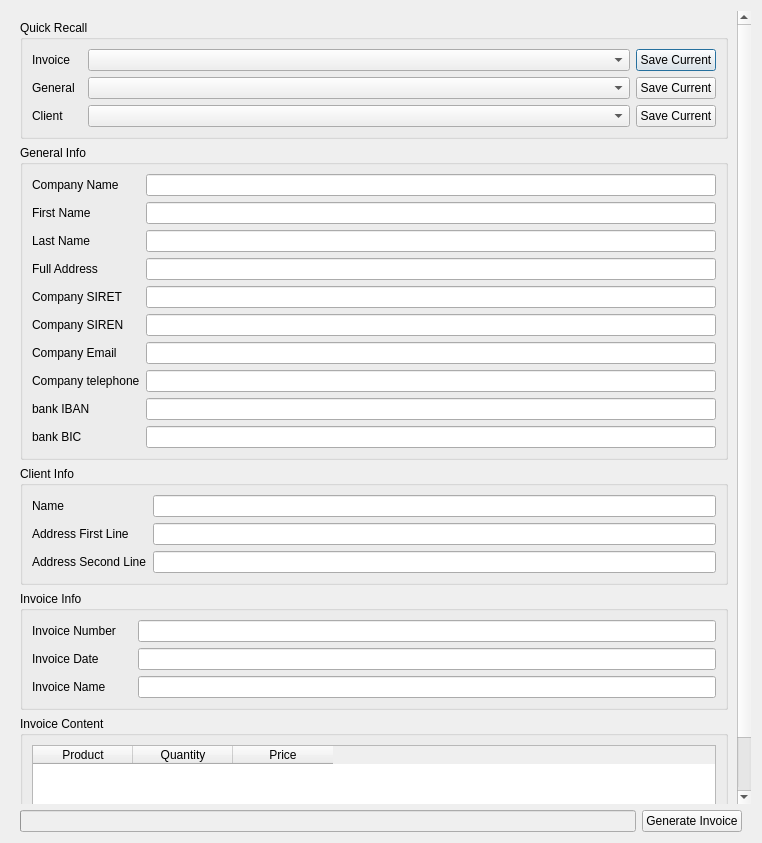
<?xml version="1.0" encoding="UTF-8"?>
<ui version="4.0">
 <class>Dialog</class>
 <widget class="QDialog" name="Dialog">
  <property name="geometry">
   <rect>
    <x>0</x>
    <y>0</y>
    <width>762</width>
    <height>843</height>
   </rect>
  </property>
  <property name="minimumSize">
   <size>
    <width>400</width>
    <height>400</height>
   </size>
  </property>
  <property name="windowTitle">
   <string>Dialog</string>
  </property>
  <layout class="QVBoxLayout" name="verticalLayout_7">
   <item>
    <widget class="QScrollArea" name="scrollArea_main">
     <property name="frameShape">
      <enum>QFrame::NoFrame</enum>
     </property>
     <property name="frameShadow">
      <enum>QFrame::Plain</enum>
     </property>
     <property name="lineWidth">
      <number>0</number>
     </property>
     <property name="widgetResizable">
      <bool>true</bool>
     </property>
     <widget class="QWidget" name="scrollAreaWidgetContents">
      <property name="geometry">
       <rect>
        <x>0</x>
        <y>0</y>
        <width>727</width>
        <height>797</height>
       </rect>
      </property>
      <layout class="QVBoxLayout" name="verticalLayout_4">
       <item>
        <widget class="QGroupBox" name="groupBox_quickRecall">
         <property name="title">
          <string>Quick Recall</string>
         </property>
         <layout class="QVBoxLayout" name="verticalLayout_6">
          <item>
           <layout class="QHBoxLayout" name="horizontalLayout_quickRecallInvoice" stretch="0,1,0">
            <item>
             <widget class="QLabel" name="label_quickRecallInvoice">
              <property name="minimumSize">
               <size>
                <width>50</width>
                <height>0</height>
               </size>
              </property>
              <property name="text">
               <string>Invoice</string>
              </property>
             </widget>
            </item>
            <item>
             <widget class="QComboBox" name="comboBox_quickRecallInvoice"/>
            </item>
            <item>
             <widget class="QPushButton" name="pushButton_saveQuickRecallInvoice">
              <property name="text">
               <string>Save Current</string>
              </property>
             </widget>
            </item>
           </layout>
          </item>
          <item>
           <layout class="QHBoxLayout" name="horizontalLayout_quickRecallGeneral" stretch="0,1,0">
            <item>
             <widget class="QLabel" name="label_quickRecallGeneral">
              <property name="minimumSize">
               <size>
                <width>50</width>
                <height>0</height>
               </size>
              </property>
              <property name="text">
               <string>General</string>
              </property>
             </widget>
            </item>
            <item>
             <widget class="QComboBox" name="comboBox_quickRecallGeneral"/>
            </item>
            <item>
             <widget class="QPushButton" name="pushButton_saveQuickRecallGeneral">
              <property name="text">
               <string>Save Current</string>
              </property>
             </widget>
            </item>
           </layout>
          </item>
          <item>
           <layout class="QHBoxLayout" name="horizontalLayout_quickRecallClient" stretch="0,1,0">
            <item>
             <widget class="QLabel" name="label_quickRecallClient">
              <property name="minimumSize">
               <size>
                <width>50</width>
                <height>0</height>
               </size>
              </property>
              <property name="text">
               <string>Client</string>
              </property>
             </widget>
            </item>
            <item>
             <widget class="QComboBox" name="comboBox_quickRecallClient"/>
            </item>
            <item>
             <widget class="QPushButton" name="pushButton_saveQuickRecallClient">
              <property name="text">
               <string>Save Current</string>
              </property>
             </widget>
            </item>
           </layout>
          </item>
         </layout>
        </widget>
       </item>
       <item>
        <widget class="QGroupBox" name="groupBox_generalInfo">
         <property name="title">
          <string>General Info</string>
         </property>
         <layout class="QVBoxLayout" name="verticalLayout_2">
          <item>
           <layout class="QFormLayout" name="formLayout_generalInfo">
            <property name="fieldGrowthPolicy">
             <enum>QFormLayout::ExpandingFieldsGrow</enum>
            </property>
            <item row="0" column="0">
             <widget class="QLabel" name="label_companyName">
              <property name="text">
               <string>Company Name</string>
              </property>
             </widget>
            </item>
            <item row="1" column="0">
             <widget class="QLabel" name="label_firstName">
              <property name="text">
               <string>First Name</string>
              </property>
             </widget>
            </item>
            <item row="2" column="0">
             <widget class="QLabel" name="label_lastName">
              <property name="text">
               <string>Last Name</string>
              </property>
             </widget>
            </item>
            <item row="0" column="1">
             <widget class="QLineEdit" name="lineEdit_companyName"/>
            </item>
            <item row="1" column="1">
             <widget class="QLineEdit" name="lineEdit_firstName"/>
            </item>
            <item row="2" column="1">
             <widget class="QLineEdit" name="lineEdit_lastName"/>
            </item>
            <item row="3" column="0">
             <widget class="QLabel" name="label_fullAdress">
              <property name="text">
               <string>Full Address</string>
              </property>
             </widget>
            </item>
            <item row="4" column="0">
             <widget class="QLabel" name="label_companySIRET">
              <property name="text">
               <string>Company SIRET</string>
              </property>
             </widget>
            </item>
            <item row="5" column="0">
             <widget class="QLabel" name="label_companySIREN">
              <property name="text">
               <string>Company SIREN</string>
              </property>
             </widget>
            </item>
            <item row="7" column="0">
             <widget class="QLabel" name="label_companyTelephon">
              <property name="minimumSize">
               <size>
                <width>0</width>
                <height>0</height>
               </size>
              </property>
              <property name="text">
               <string>Company telephone</string>
              </property>
             </widget>
            </item>
            <item row="8" column="0">
             <widget class="QLabel" name="label_bankIBAN">
              <property name="text">
               <string>bank IBAN</string>
              </property>
             </widget>
            </item>
            <item row="9" column="0">
             <widget class="QLabel" name="label_bankBIC">
              <property name="minimumSize">
               <size>
                <width>100</width>
                <height>0</height>
               </size>
              </property>
              <property name="text">
               <string>bank BIC</string>
              </property>
             </widget>
            </item>
            <item row="3" column="1">
             <widget class="QLineEdit" name="lineEdit_fullAddress"/>
            </item>
            <item row="4" column="1">
             <widget class="QLineEdit" name="lineEdit_companySIRET"/>
            </item>
            <item row="5" column="1">
             <widget class="QLineEdit" name="lineEdit_companySIREN"/>
            </item>
            <item row="7" column="1">
             <widget class="QLineEdit" name="lineEdit_companyTelephone"/>
            </item>
            <item row="8" column="1">
             <widget class="QLineEdit" name="lineEdit_bankIBAN"/>
            </item>
            <item row="9" column="1">
             <widget class="QLineEdit" name="lineEdit_bankBIC"/>
            </item>
            <item row="6" column="0">
             <widget class="QLabel" name="label_companyEmail">
              <property name="text">
               <string>Company Email</string>
              </property>
             </widget>
            </item>
            <item row="6" column="1">
             <widget class="QLineEdit" name="lineEdit_companyEmail"/>
            </item>
           </layout>
          </item>
         </layout>
        </widget>
       </item>
       <item>
        <widget class="QGroupBox" name="groupBox_clientInfo">
         <property name="title">
          <string>Client Info</string>
         </property>
         <layout class="QVBoxLayout" name="verticalLayout_3">
          <item>
           <layout class="QFormLayout" name="formLayout_clientInfo">
            <item row="0" column="0">
             <widget class="QLabel" name="label_clientName">
              <property name="text">
               <string>Name</string>
              </property>
             </widget>
            </item>
            <item row="1" column="0">
             <widget class="QLabel" name="label_clientAddressfirst">
              <property name="minimumSize">
               <size>
                <width>100</width>
                <height>0</height>
               </size>
              </property>
              <property name="text">
               <string>Address First Line</string>
              </property>
             </widget>
            </item>
            <item row="2" column="0">
             <widget class="QLabel" name="label_clientAdressSecond">
              <property name="text">
               <string>Address Second Line</string>
              </property>
             </widget>
            </item>
            <item row="0" column="1">
             <widget class="QLineEdit" name="lineEdit_clientName"/>
            </item>
            <item row="1" column="1">
             <widget class="QLineEdit" name="lineEdit_clientAddressFirst"/>
            </item>
            <item row="2" column="1">
             <widget class="QLineEdit" name="lineEdit_clientAdressSecond"/>
            </item>
           </layout>
          </item>
         </layout>
        </widget>
       </item>
       <item>
        <widget class="QGroupBox" name="groupBox_invoiceInfo">
         <property name="title">
          <string>Invoice Info</string>
         </property>
         <layout class="QVBoxLayout" name="verticalLayout_5">
          <item>
           <layout class="QFormLayout" name="formLayout_invoiceInfo">
            <item row="0" column="0">
             <widget class="QLabel" name="label_invoiceNumber">
              <property name="text">
               <string>Invoice Number</string>
              </property>
             </widget>
            </item>
            <item row="0" column="1">
             <widget class="QLineEdit" name="lineEdit_invoiceNumber"/>
            </item>
            <item row="1" column="0">
             <widget class="QLabel" name="label_invoiceDate">
              <property name="minimumSize">
               <size>
                <width>100</width>
                <height>0</height>
               </size>
              </property>
              <property name="text">
               <string>Invoice Date</string>
              </property>
             </widget>
            </item>
            <item row="1" column="1">
             <widget class="QLineEdit" name="lineEdit_invoiceDate"/>
            </item>
            <item row="2" column="0">
             <widget class="QLabel" name="label_invoiceName">
              <property name="text">
               <string>Invoice Name</string>
              </property>
             </widget>
            </item>
            <item row="2" column="1">
             <widget class="QLineEdit" name="lineEdit_invoiceName"/>
            </item>
           </layout>
          </item>
         </layout>
        </widget>
       </item>
       <item>
        <widget class="QGroupBox" name="groupBox_invoiceContent">
         <property name="title">
          <string>Invoice Content</string>
         </property>
         <layout class="QVBoxLayout" name="verticalLayout">
          <item>
           <widget class="QTableWidgetDraggable" name="tableWidget_invoiceContent">
            <property name="sizePolicy">
             <sizepolicy hsizetype="Expanding" vsizetype="Expanding">
              <horstretch>0</horstretch>
              <verstretch>0</verstretch>
             </sizepolicy>
            </property>
            <property name="autoFillBackground">
             <bool>false</bool>
            </property>
            <column>
             <property name="text">
              <string>Product</string>
             </property>
            </column>
            <column>
             <property name="text">
              <string>Quantity</string>
             </property>
            </column>
            <column>
             <property name="text">
              <string>Price</string>
             </property>
            </column>
           </widget>
          </item>
          <item>
           <layout class="QHBoxLayout" name="horizontalLayout">
            <item>
             <spacer name="horizontalSpacer">
              <property name="orientation">
               <enum>Qt::Horizontal</enum>
              </property>
              <property name="sizeHint" stdset="0">
               <size>
                <width>40</width>
                <height>20</height>
               </size>
              </property>
             </spacer>
            </item>
            <item>
             <widget class="QToolButton" name="toolButton_add">
              <property name="minimumSize">
               <size>
                <width>42</width>
                <height>0</height>
               </size>
              </property>
              <property name="text">
               <string>+</string>
              </property>
             </widget>
            </item>
            <item>
             <widget class="QToolButton" name="toolButton_delete">
              <property name="minimumSize">
               <size>
                <width>42</width>
                <height>0</height>
               </size>
              </property>
              <property name="text">
               <string>-</string>
              </property>
             </widget>
            </item>
           </layout>
          </item>
         </layout>
        </widget>
       </item>
      </layout>
     </widget>
    </widget>
   </item>
   <item>
    <layout class="QHBoxLayout" name="horizontalLayout_invoice">
     <property name="leftMargin">
      <number>9</number>
     </property>
     <property name="rightMargin">
      <number>9</number>
     </property>
     <item>
      <widget class="QProgressBar" name="progressBar">
       <property name="enabled">
        <bool>false</bool>
       </property>
       <property name="maximum">
        <number>1</number>
       </property>
       <property name="value">
        <number>0</number>
       </property>
       <property name="textVisible">
        <bool>false</bool>
       </property>
       <property name="invertedAppearance">
        <bool>false</bool>
       </property>
      </widget>
     </item>
     <item>
      <widget class="QPushButton" name="pushButton_generateInvoice">
       <property name="text">
        <string>Generate Invoice</string>
       </property>
      </widget>
     </item>
    </layout>
   </item>
  </layout>
 </widget>
 <customwidgets>
  <customwidget>
   <class>QTableWidgetDraggable</class>
   <extends>QTableWidget</extends>
   <header>DraggableTable</header>
  </customwidget>
 </customwidgets>
 <tabstops>
  <tabstop>scrollArea_main</tabstop>
  <tabstop>comboBox_quickRecallInvoice</tabstop>
  <tabstop>pushButton_saveQuickRecallInvoice</tabstop>
  <tabstop>comboBox_quickRecallGeneral</tabstop>
  <tabstop>pushButton_saveQuickRecallGeneral</tabstop>
  <tabstop>comboBox_quickRecallClient</tabstop>
  <tabstop>pushButton_saveQuickRecallClient</tabstop>
  <tabstop>lineEdit_companyName</tabstop>
  <tabstop>lineEdit_firstName</tabstop>
  <tabstop>lineEdit_lastName</tabstop>
  <tabstop>lineEdit_fullAddress</tabstop>
  <tabstop>lineEdit_companySIRET</tabstop>
  <tabstop>lineEdit_companySIREN</tabstop>
  <tabstop>lineEdit_companyEmail</tabstop>
  <tabstop>lineEdit_companyTelephone</tabstop>
  <tabstop>lineEdit_bankIBAN</tabstop>
  <tabstop>lineEdit_bankBIC</tabstop>
  <tabstop>lineEdit_clientName</tabstop>
  <tabstop>lineEdit_clientAddressFirst</tabstop>
  <tabstop>lineEdit_clientAdressSecond</tabstop>
  <tabstop>lineEdit_invoiceNumber</tabstop>
  <tabstop>lineEdit_invoiceDate</tabstop>
  <tabstop>lineEdit_invoiceName</tabstop>
  <tabstop>tableWidget_invoiceContent</tabstop>
  <tabstop>toolButton_add</tabstop>
  <tabstop>toolButton_delete</tabstop>
  <tabstop>pushButton_generateInvoice</tabstop>
 </tabstops>
 <resources/>
 <connections/>
</ui>
